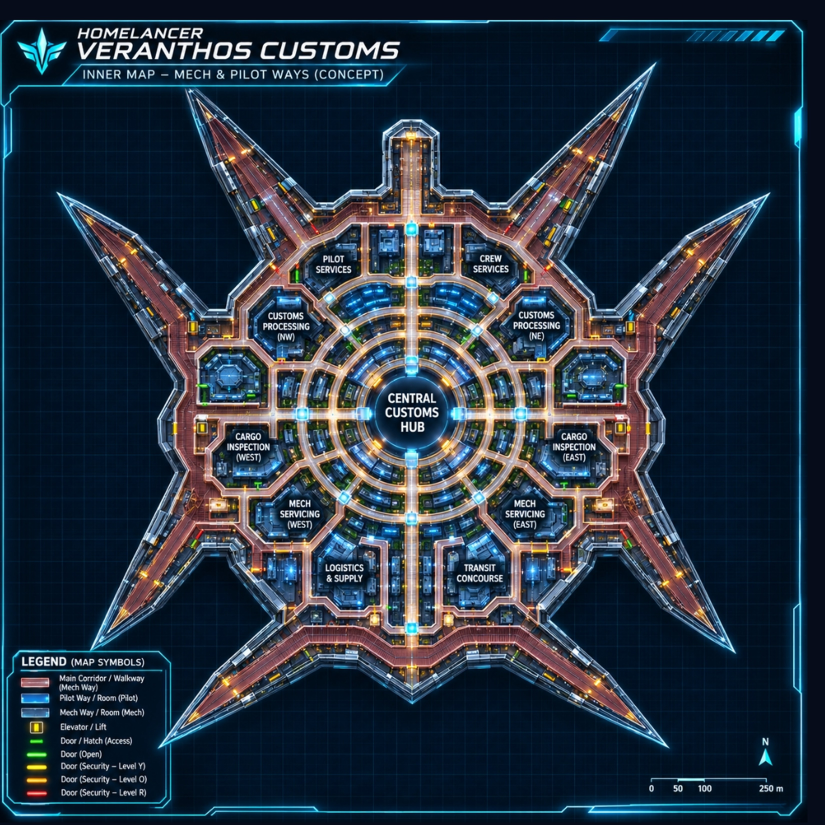
#> input picture tools/trace/fleet_station_liberty_v2/source.jpg, 3300 x 3300 px, found by its file name (shown at 1/4 size)
$ python fleet_formula.py fleet_station_liberty_v2/source.jpg
#> lines starting #> are read from the running program, lines starting #| are printed output that depends on the picture; after the words box and inside, x2 and y2 are one past the last pixel; in counts of white or black regions, pixels touching at a corner belong together
### tools/trace/planlib.py
#!/usr/bin/env python3
"""Shared engineering-plan code for every fleet ship (proven on the Imperium Troop Transport, owner-approved
12 Nov 2026). A ship's eng/build_plan.py only holds its measurements (rooms R, hallways HALLS, doors DOORS) and
calls planlib.run(...). One wall thickness T, one door width DOOR, hallways = centre line + width."""
import json, os
import cv2, numpy as np
from shapely import affinity
from shapely.geometry import LineString, Point, Polygon, box, mapping
from shapely.ops import unary_union

PX_PER_M = 10.0
T, DOOR, CW = 4.0, 16.0, 20.0

def hall(*pts, w=CW):
    return LineString(pts).buffer(w / 2, cap_style=2, join_style=2)
DIAG = []   # v13.222: angled hallway pieces (dhall), each one boarding room of its own (to_deck_json.py)
# [23 lines left out: function dhall, not called in this run]
def ellipse(cx, cy, rx, ry):
    return affinity.scale(Point(cx, cy).buffer(1.0, 64), rx, ry)
def circle(cx, cy, r):
    return Point(cx, cy).buffer(r, 64)
def mirror(ax):
    return lambda g: affinity.scale(g, -1, 1, origin=(ax, 0))

class Ship:
    # [6 lines left out: function __init__, not called in this run]

def door_box(x, y, o, depth):
    return box(x - DOOR / 2, y - depth, x + DOOR / 2, y + depth) if o == "h" else box(x - depth, y - DOOR / 2, x + depth, y + DOOR / 2)

# [15 lines left out: function build, not called in this run]

def raster(g, shape):
    """fill a (multi)polygon with its holes cut out"""
    out = np.zeros(shape, np.uint8)
    for p in getattr(g, "geoms", [g]):
        m1 = np.zeros(shape, np.uint8)
        cv2.fillPoly(m1, [np.array(p.exterior.coords, np.int32)], 1)
        for r in p.interiors: cv2.fillPoly(m1, [np.array(r.coords, np.int32)], 0)
        out |= m1
    return out

# [39 lines left out: functions reach, draw, run, not called in this run]

### tools/trace/fleet_ways.py
#!/usr/bin/env python3
"""Owner, Nov 13 2026: "convert ours into that platform: mech ways a colour with transparency, pilot ways a colour with
transparency (red for mechs, blue for people), yellow the elevators; keys for which doors are locked and which are not;
three key levels, the mech keys the same as the pilot keys."

For one fleet ship (its main deck plan + gameplay):
  - every room is MECH (hangars, holds, bays, engineering, reactor, engines, magazines ...), PILOT (bridge, sensors,
    quarters, medbay, armory, galley, offices ...) or LIFT; the boarding bay counts as mech (you come in by mech)
  - the MECH WAYS are the halls the mech needs: the shortest hall routes from the boarding bay to every mech room;
    every other hall is a PILOT WAY
  - every door is a MECH door (it joins mech space only) or a PILOT door (it opens on a pilot room or a pilot way),
    with its key: 0 open, 1 yellow, 2 orange, 3 red card (the gameplay locks; one card set for mech and pilot doors)
writes eng/ways.json and eng/ways_on_map.jpg.   usage: python3 -I tools/trace/fleet_ways.py <id> [<id> ...]"""
import json, os, sys
from collections import deque
import cv2, numpy as np
from shapely.geometry import shape, Point, box
from shapely.ops import unary_union
TR = os.path.dirname(os.path.abspath(__file__))
sys.path.insert(0, TR)
import planlib

MECH_WORDS = ["hangar", "launch bay", "cargo hold", "cargo transfer", "vehicle", "loader", "craft bay", "troop bay",
              "deploy", "engineering", "reactor", "engine room", "maint", "weapon bay", "weapons bay", "magazine",
              "munitions", "power core", "machine room", "workshop", "supply depot", "engine access", "dropship"]
BIG_M2 = 100.0   # a room this big (m²) or bigger is a mech room
RED, BLUE, YELLOW = (40, 40, 235), (235, 120, 30), (0, 215, 255)          # BGR
KEY_COL = {0: (80, 230, 80), 1: (0, 230, 255), 2: (0, 140, 255), 3: (40, 40, 235)}
KEY_NAME = {0: "OPEN", 1: "YELLOW", 2: "ORANGE", 3: "RED"}

def kind(name):
    n = name.lower()
    if "lift" in n: return "lift"
    return "mech" if any(w in n for w in MECH_WORDS) else "pilot"

# [154 lines left out: function ways, not called in this run]

# [2 lines that do not run on import are left out]

### tools/trace/fleet_formula.py
#!/usr/bin/env python3
"""Owner, Nov 13 2026 - the boarding formula for every fleet ship (each ship laid out differently, the same formula):

  C   the big room near the middle of the ship: the objective (blow the generator, take the captain, free the
      hostage - all three here), behind RED (level 3) doors
  A   a red (mech) room on one side behind YELLOW (level 1) doors: the ORANGE card is in it
      ... and the YELLOW card that opens it is in a blue (pilot) room on the OTHER side (open: go on foot to find it)
  3   the RED card: in a far blue (pilot) room ("all the way at the top"), behind ORANGE (level 2) doors
  B   the way out: a red room far from where you came in, behind ORANGE doors. When the objective is done the clock
      starts and the way you came in is blocked: find this other way out.
  You come aboard in the mech at the ENTRY (a red room at the far end from the way out).

Every choice is checked on the deck (a pilot on foot, doors open only with the cards you hold): each card is reached
with the cards before it and not without, the objective needs the red card, the way out the orange one, and with
all three cards every room is reachable. Among the valid layouts one is picked by the ship's name, so every ship
differs. Writes eng/gameplay.json (the old one kept as eng/gameplay_v1.json once) and eng/formula.jpg.
usage: python3 -I tools/trace/fleet_formula.py <id> [<id> ...]"""
import hashlib, itertools, json, os, shutil, sys
import cv2, numpy as np
from shapely.geometry import shape, Point
from shapely.ops import unary_union
TR = os.path.dirname(os.path.abspath(__file__))
sys.path.insert(0, TR)
import planlib
from fleet_ways import kind as room_kind

KEY_COL = {0: (80, 230, 80), 1: (0, 230, 255), 2: (0, 140, 255), 3: (40, 40, 235)}

def formula(sid):
#> called with sid = 'fleet_station_liberty_v2/source.jpg'
    here = os.path.join(TR, "fleet_" + sid, "eng")
    P = json.load(open(os.path.join(here, "plan.json")))
#> (reads tools/trace/fleet_savagers_capital/eng/plan.json from the repository)
    gp = os.path.join(here, "gameplay.json"); g1 = os.path.join(here, "gameplay_v1.json")
    if not os.path.exists(g1): shutil.copy(gp, g1)
#> (reads tools/trace/fleet_liberator_frigate/eng/gameplay.json from the repository)
    G0 = json.load(open(g1))
    src = os.path.join(TR, "fleet_" + sid, "source.jpg")
    H, W = cv2.imread(src).shape[:2]
#> H = 3300; W = 3300
    R = {k: shape(v) for k, v in P["rooms"].items()}
    K = {k: room_kind(k) for k in R}
    wj = os.path.join(here, "ways.json")   # v13.132: a red room the mech can't drive to counts as blue (fleet_ways.py)
    if os.path.exists(wj): K.update(json.load(open(wj)).get("rooms_base", {}))
    T = float(P["thickness"]); AX = float(P["mirror_x"])
    doors = [tuple(d) for d in P["doors"]]
    dbox = lambda d: planlib.door_box(d[0], d[1], d[2], T * 2.6)
    halls = unary_union([shape(h) for h in P["halls"]])
    floor = unary_union(list(R.values()) + [halls] + [dbox(d) for d in doors]).buffer(0.5).buffer(-0.5)
    rings = [g.exterior.buffer(T / 2, join_style=2) for g in R.values()]
    for p in getattr(halls, "geoms", [halls]):
        rings.append(p.exterior.buffer(T / 2, join_style=2)); rings += [r.buffer(T / 2, join_style=2) for r in p.interiors]
    walls = unary_union(rings).difference(unary_union([dbox(d) for d in doors]))
    base = (planlib.raster(floor, (H, W)) > 0) & ~(planlib.raster(walls, (H, W)) > 0)
#> after the loop in raster, `for p in getattr(g, "geoms", [g]):`:
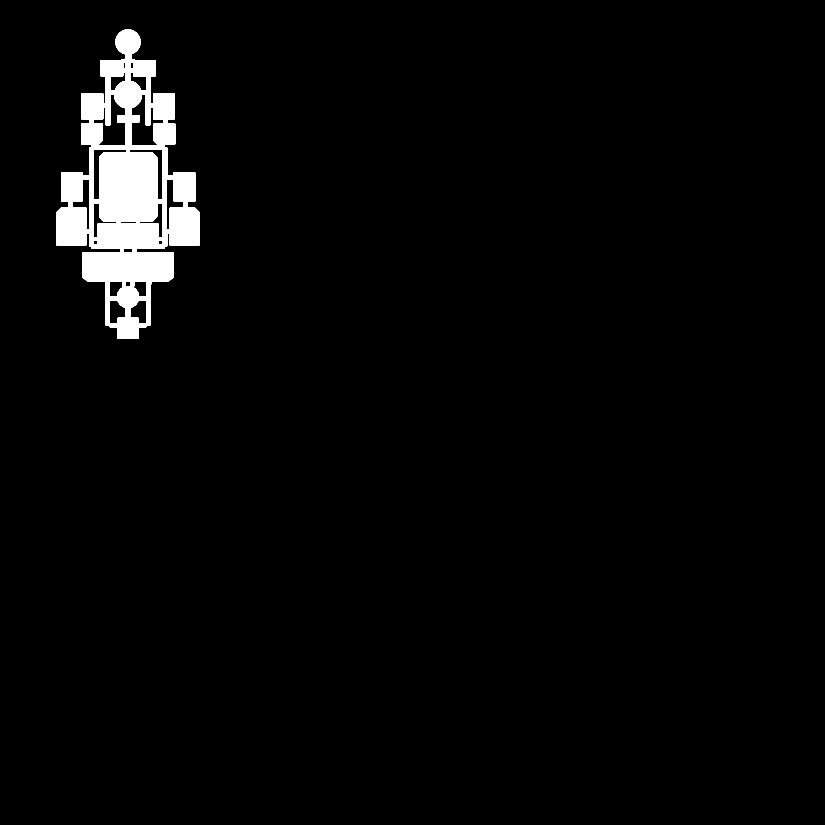
#> m1: shape (3300, 3300) (shown at 1/4 size); values 0 (black) and 1 (white), 2.9% white; 1 white region, box (x1, y1, x2, y2) and area: (225, 118, 800, 1356) 311904
#> call 2 of raster, with shape = (3300, 3300)
#> after the loop in raster (call 2), `for p in getattr(g, "geoms", [g]):`:
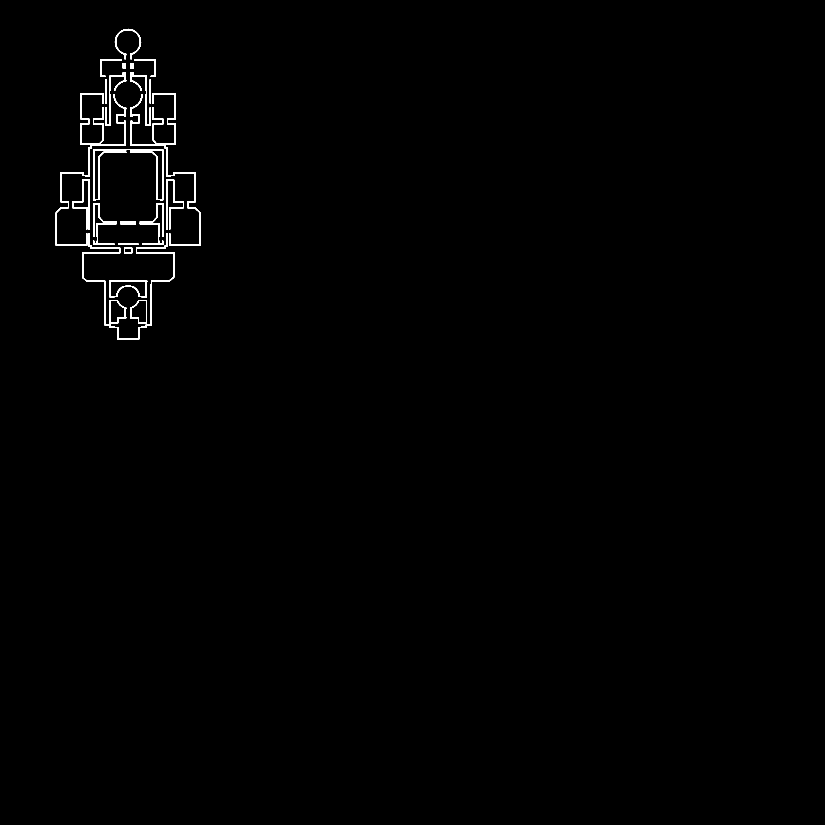
#> out: shape (3300, 3300) (shown at 1/4 size); values 0 (black) and 1 (white), 0.54% white; 30 white regions, largest, box (x1, y1, x2, y2) and area: (223, 372, 505, 983) 9342, (520, 372, 802, 983) 9335, (328, 933, 697, 1358) 8420
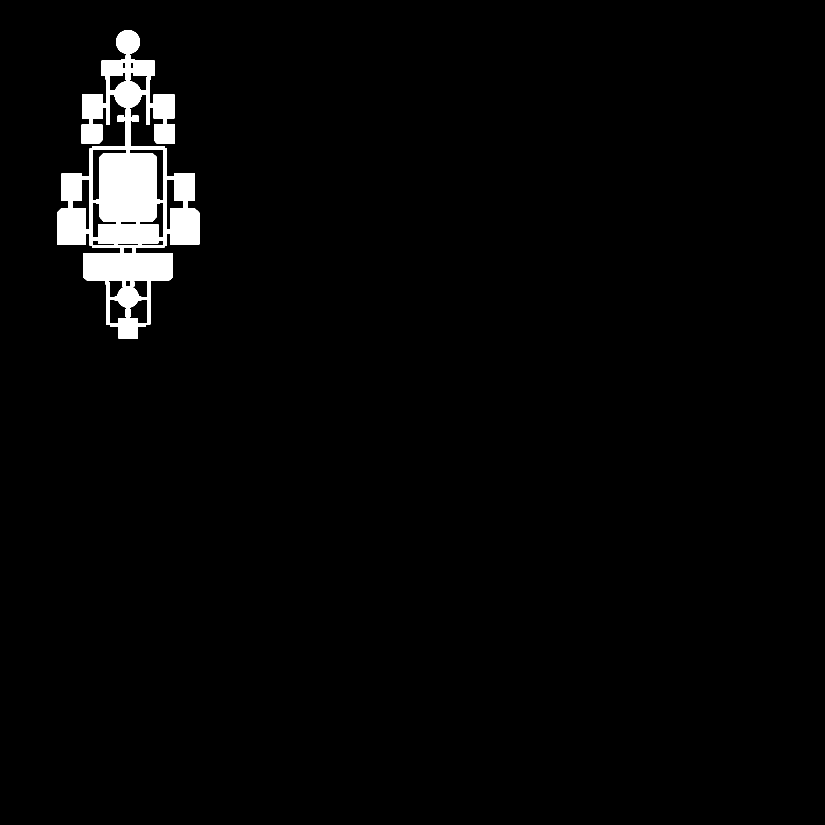
#> base: shape (3300, 3300) bool (shown at 1/4 size); 2.6% white; 1 white region, box (x1, y1, x2, y2) and area: (228, 121, 797, 1353) 281270
    dmask = {d: planlib.raster(dbox(d), (H, W)) > 0 for d in doors}
#> dmask = 50 items
    room_doors = {k: [d for d in doors if R[k].distance(Point(d[0], d[1])) < T * 1.6] for k in R}
    pt = {k: (R[k].representative_point() if not R[k].centroid.within(R[k].buffer(-3 * T)) else R[k].centroid) for k in R}   # v13.217: a centroid right on a wall (a concave room) is not a room point
    ipt = {k: (int(pt[k].x), int(pt[k].y)) for k in R}

    # (half resolution: the walls are 2 px, the doors 8 px across; 4x faster)
    hs = lambda m: cv2.resize(m.astype(np.uint8), (W // 2, H // 2), interpolation=cv2.INTER_NEAREST).astype(bool)
    base = hs(base) & ~hs(planlib.raster(walls, (H, W)) > 0)
    dmask = {d: hs(m) for d, m in dmask.items()}
    ipt = {k: (v[0] // 2, v[1] // 2) for k, v in ipt.items()}
    def reach(locks, level, start):
        m = base.copy()
        for d, kk in locks.items():
            if kk > level: m[dmask[d]] = False
        n, lab = cv2.connectedComponents(m.astype(np.uint8), connectivity=4)
        s = lab[start[1], start[0]]
        return lambda k: bool(lab[ipt[k][1], ipt[k][0]] == s and s != 0)

    mech = [k for k in R if K[k] == "mech" and room_doors[k]]
    pilot = [k for k in R if K[k] == "pilot" and room_doors[k]]
    side = lambda k: -1 if pt[k].x < AX - 8 else (1 if pt[k].x > AX + 8 else 0)
    cx, cy = np.mean([pt[k].x for k in R]), np.mean([pt[k].y for k in R])
    span = max(1.0, max(pt[k].distance(Point(cx, cy)) for k in R))
    dist = lambda a, b: pt[a].distance(pt[b])
    seed = int(hashlib.md5(sid.encode()).hexdigest(), 16)
    rng = np.random.default_rng(seed % (2 ** 32))
    tries = 0
    for relax in (0, 1, 2):   # (1: a small ship: any room may serve when there aren't enough red rooms; 2: the way out open)
        big = mech if not relax else [k for k in R if K[k] != "lift" and room_doors[k]]
        # C: the big room near the middle (area, weighted toward the centre)
        Cs = sorted(big, key=lambda k: -R[k].area * (1.0 - 0.6 * pt[k].distance(Point(cx, cy)) / span))[:3]
        ov = json.load(open(os.path.join(here, "overrides.json"))) if os.path.exists(os.path.join(here, "overrides.json")) else {}
        if ov.get("C") in R: Cs = [ov["C"]]   # v13.191 (a station: the objective room is chosen, not the biggest - that's its docking bay)
        for C in Cs:
            others = [k for k in big if k != C]
            # entry / way out: two rooms far apart, both away from C
            pairs = sorted(itertools.permutations(others, 2), key=lambda ab: -(dist(*ab) + 0.5 * (dist(ab[0], C) + dist(ab[1], C))))[:12 if relax == 0 else 60]
            head = pairs[:6]; rng.shuffle(head); pairs = head + pairs[6:]
            if ov.get("entry") in R: pairs = [ab for ab in pairs if ab[0] == ov["entry"]] or [(ov["entry"], b) for b in others if b != ov["entry"]]
            if ov.get("exit") in R and ov["exit"] != C:   # v13.239 (a facility: its EXIT SHAFT is the way out)
                pairs = [ab for ab in pairs if ab[1] == ov["exit"]] or [(a_, ov["exit"]) for a_ in ([ov["entry"]] if ov.get("entry") in R else others) if a_ != ov["exit"]]
            for entry, exit_ in pairs:
                sA = -side(exit_) if side(exit_) != 0 else int(rng.choice([-1, 1]))   # (A across the ship from the way out)
                lat = lambda k: abs(pt[k].x - AX)
                gateAs = [k for k in others if k not in (entry, exit_) and side(k) == sA]
                gateAs += [k for k in others if k not in (entry, exit_) and k not in gateAs]
                pil = pilot if not relax else [k for k in R if K[k] != "lift" and room_doors[k]]
                card1s = [k for k in pil if side(k) == -sA] + [k for k in pil if side(k) != -sA]
                card3s = sorted(pil, key=lambda k: -dist(k, entry))[:6]
                gateAs = sorted(gateAs[:6], key=lambda k: (side(k) != sA, -lat(k)))
                card1s = sorted(card1s[:10], key=lambda k: (side(k) != -sA, -(dist(k, entry) + 1.5 * lat(k))))
                for gA, c1, c3 in itertools.product(gateAs[:4], card1s[:5], card3s):
                    tries += 1
                    if len({gA, c1, c3, C, entry, exit_}) < 6: continue
                    locks = {}
                    for k, lv in ((C, 3), (c3, 2), (exit_, 2 if relax < 2 else 0), (gA, 1)):
                        for d in room_doors[k]: locks[d] = max(locks.get(d, 0), lv)
                    if any(d in locks for d in room_doors[entry]): continue
                    st = ipt[entry]
                    r0, r1, r2, r3 = (reach(locks, l, st) for l in range(4))
#> in reach, `n, lab = cv2.connectedComponents(m.astype(np.uint8), connectivity=4)`:
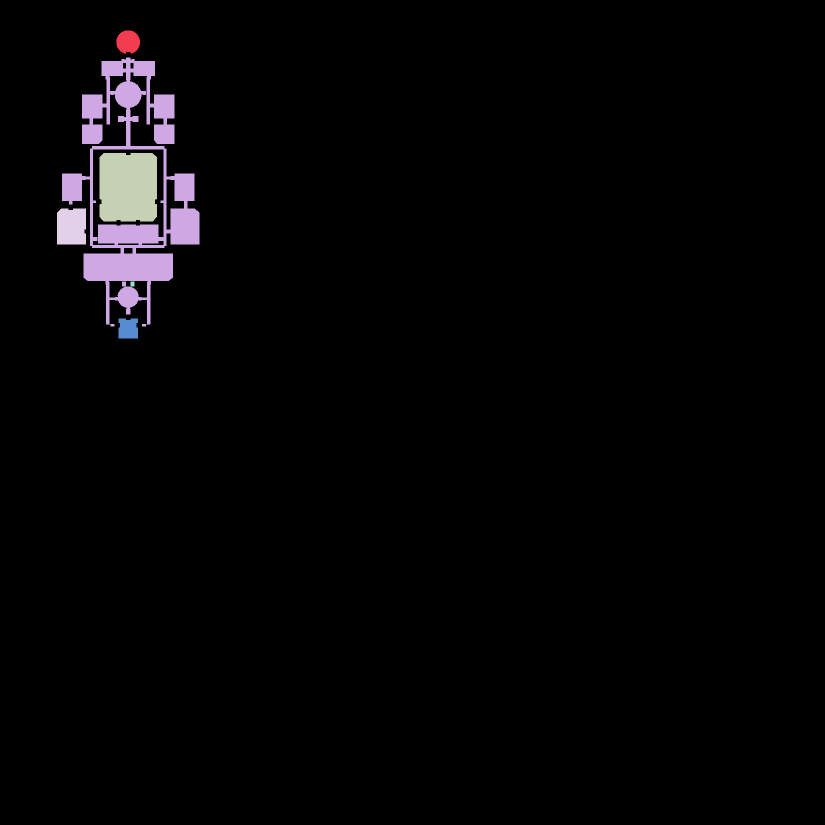
#> lab: shape (1650, 1650) int32 (shown at 1/2 size); 7 distinct labels, from 0 to 6; one colour per label, 0 black
#> in reach, `n, lab = cv2.connectedComponents(m.astype(np.uint8), connectivity=4)`: n = 7
#> in reach, `s = lab[start[1], start[0]]`: s = 2
                    ok = (r0(entry) and r0(c1) and not r0(gA) and r1(gA) and not r1(c3) and r2(c3) and not r2(C) and r3(C)
                          and (relax == 2 or (not r1(exit_) and r2(exit_))) and all(r3(k) for k in R))
                    if not ok: continue
                    lvl = {k: next((l for l, rr in enumerate((r0, r1, r2, r3)) if rr(k)), 3) for k in R}
                    return write(sid, here, G0, P, R, K, pt, locks, entry, exit_, C, gA, c1, c3, src, H, W, tries, lvl)
    print(sid, "NO VALID LAYOUT after", tries, "tries")
    return None

def write(sid, here, G0, P, R, K, pt, locks, entry, exit_, C, gA, c1, c3, src, H, W, tries, lvl=None):
#> called with sid = 'fleet_station_liberty_v2/source.jpg', entry = 'Cargo Hold B', exit_ = 'Engine Room', C = 'Hangar Bay', gA = 'Cargo Hold A', c1 = 'Crew Quarters (port)', c3 = 'Bridge', H = 3300
    at = lambda k: [int(pt[k].x), int(pt[k].y)]
    G = {k: v for k, v in G0.items() if k not in ("targets", "guards", "locks", "entry", "exit", "decks", "elevators", "retired_decks")}
    G["formula"] = {"C": C, "A_gate": gA, "card_yellow": c1, "card_red": c3, "entry": entry, "way_out": exit_,
                    "note": "owner's boarding formula (tools/trace/fleet_formula.py)"}
    G["entry"] = {"room": entry, "at": at(entry)}
    G["exit"] = {"room": exit_, "at": at(exit_)}
    G["locks"] = [{"door": [d[0], d[1]], "key": lv, "why": ""} for d, lv in locks.items()]
    for l in G["locks"]:
        d = (l["door"][0], l["door"][1])
        l["why"] = {3: "the objective (%s)" % C, 2: "the red card / the way out", 1: "the orange card's room (%s)" % gA}[l["key"]]
#> this loop made 11 passes
    G["guards"] = [{"key": 1, "room": c1, "at": at(c1)}, {"key": 2, "room": gA, "at": at(gA)}, {"key": 3, "room": c3, "at": at(c3)}]
    G["targets"] = {kd: {"room": C, "at": at(C), "key": 3} for kd in ("sabotage", "capture", "rescue")}
    rg = dict(G0.get("room_guards", {}))
    for k in (C, gA, c3): rg[k] = max(2, int(rg.get(k, 0)))
    G["room_guards"] = rg
    # v13.133 (owner: "the keyholders can be in different areas each time ... never where you can't reach them"): the
    # card each room needs to be reached (0 open .. 3); the game puts card k with a guard in a room of level k-1 at
    # random each boarding (the ones here are the default), the cutter find too
    if lvl: G["room_level"] = {k: int(v) for k, v in lvl.items() if K[k] != "lift"}
    json.dump(G, open(os.path.join(here, "gameplay.json"), "w"), indent=1)
    # the picture (for the owner): the deck, the letters, the locked doors
    im = cv2.imread(src) // 2
    for k, g in R.items():
        col = {"mech": (40, 40, 200), "pilot": (200, 110, 30), "lift": (0, 200, 230)}[K[k]]
        cv2.fillPoly(im, [np.array(g.exterior.coords, np.int32)], col)
    for l in G["locks"]:
        x, y = l["door"]; cv2.circle(im, (int(x), int(y)), 9, KEY_COL[l["key"]], -1)
#> this loop made 11 passes
#> (x, y) on passes 1 to 4: (512, 609), (394, 806), (473, 891), (630, 806)
    for lab, k in (("ENTRY", entry), ("C  OBJECTIVE", C), ("A  (yellow doors) orange card", gA), ("yellow card", c1),
                   ("red card (orange doors)", c3), ("B  WAY OUT (orange doors)", exit_)):
        x, y = at(k)
        cv2.putText(im, lab, (x - 60, y), cv2.FONT_HERSHEY_SIMPLEX, 0.5, (0, 0, 0), 4, cv2.LINE_AA)
        cv2.putText(im, lab, (x - 60, y), cv2.FONT_HERSHEY_SIMPLEX, 0.5, (255, 255, 255), 1, cv2.LINE_AA)
    cv2.putText(im, sid.upper() + "  -  BOARDING FORMULA", (16, 30), cv2.FONT_HERSHEY_SIMPLEX, 0.7, (255, 255, 255), 2, cv2.LINE_AA)
    cv2.imwrite(os.path.join(here, "formula.jpg"), im, [cv2.IMWRITE_JPEG_QUALITY, 85])
    print(sid, "OK", "C=%s A=%s yellow=%s red=%s entry=%s out=%s (%d tries)" % (C, gA, c1, c3, entry, exit_, tries))
    return G

if __name__ == "__main__":
    for s in sys.argv[1:]: formula(s)
